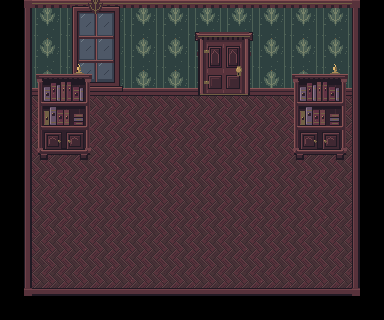

The image is a tile-based game level rendered from a .tmx file. Its description and complete source (layers, tilesets, objects, tile grids) follow:
An orthogonal 12x10 tile map with 32x32 px tiles, 4 tile layers (Floors, Walls, Architecture, Existing furniture), 3 tilesets.

<map version="1.10" orientation="orthogonal" renderorder="right-down" width="12" height="10" tilewidth="32" tileheight="32" infinite="0" nextlayerid="5" nextobjectid="1">
  <tileset firstgid="1" source="../floors.tsx" />
  <tileset firstgid="321" source="../walls.tsx" />
  <tileset firstgid="961" source="../architecture.tsx" />
  <layer id="1" name="Floors" width="12" height="10">
    <data encoding="csv">
0,0,0,0,0,0,0,0,0,0,0,0,
0,33,34,33,34,37,38,33,34,33,34,0,
0,49,50,49,50,53,54,49,50,49,50,0,
0,41,42,33,34,37,38,39,40,41,42,0,
0,57,58,49,50,53,54,55,56,57,58,0,
0,33,34,39,40,33,34,33,34,33,34,0,
0,49,50,55,56,49,50,49,50,49,50,0,
0,39,40,37,38,35,36,33,34,35,36,0,
0,55,56,53,54,51,52,49,50,51,52,0,
0,0,0,0,0,0,0,0,0,0,0,0
</data>
  </layer>
  <layer id="2" name="Walls" width="12" height="10">
    <data encoding="csv">
403,385,395,396,385,385,397,398,385,385,385,404,
401,386,411,412,386,386,413,414,386,386,386,402,
401,387,427,428,387,387,429,430,387,387,387,402,
401,0,0,0,0,0,0,0,0,0,0,402,
401,0,0,0,0,0,0,0,0,0,0,402,
401,0,0,0,0,0,0,0,0,0,0,402,
401,0,0,0,0,0,0,0,0,0,0,402,
401,0,0,0,0,0,0,0,0,0,0,402,
401,0,0,0,0,0,0,0,0,0,0,402,
405,400,400,400,400,400,400,400,400,400,400,406
</data>
  </layer>
  <layer id="3" name="Architecture" width="12" height="10">
    <data encoding="csv">
0,0,0,0,0,0,0,0,0,0,0,0,
0,0,0,0,0,0,1985,1986,0,0,0,0,
0,0,0,0,0,0,2001,2002,0,0,0,0,
0,0,0,0,0,0,0,0,0,0,0,0,
0,0,0,0,0,0,0,0,0,0,0,0,
0,0,0,0,0,0,0,0,0,0,0,0,
0,0,0,0,0,0,0,0,0,0,0,0,
0,0,0,0,0,0,0,0,0,0,0,0,
0,0,0,0,0,0,0,0,0,0,0,0,
0,0,0,0,0,0,0,0,0,0,0,0
</data>
  </layer>
  <layer id="4" name="Existing furniture" width="12" height="10">
    <data encoding="csv">
0,0,0,0,0,0,0,0,0,0,0,0,
0,0,0,0,0,0,0,0,0,0,0,0,
0,1989,1990,0,0,0,0,0,0,1989,1990,0,
0,2005,2006,0,0,0,0,0,0,2005,2006,0,
0,2021,2022,0,0,0,0,0,0,2021,2022,0,
0,0,0,0,0,0,0,0,0,0,0,0,
0,0,0,0,0,0,0,0,0,0,0,0,
0,0,0,0,0,0,0,0,0,0,0,0,
0,0,0,0,0,0,0,0,0,0,0,0,
0,0,0,0,0,0,0,0,0,0,0,0
</data>
  </layer>
</map>
